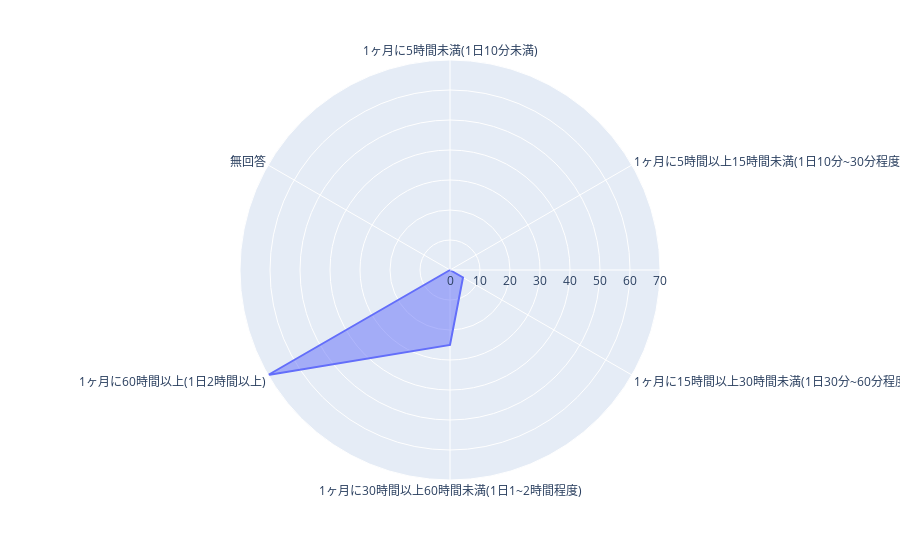

The cell this chart's notebook holds for it:
### Code cell
fig=px.line_polar(df_graph,r='value',theta='label',line_close=True)  #グラフの定義
fig.update_traces(fill='toself')  #レイアウトの定義
fig.show()  #グラフ描画

### Figure 1 — Plotly figure (JSON) as saved in the notebook; plotly's stock layout.template omitted (floating-point values rounded to 4 significant figures)
{"data": [{"fill": "toself", "hovertemplate": "value=%{r}<br>label=%{theta}<extra></extra>", "legendgroup": "", "line": {"color": "#636efa", "dash": "solid"}, "marker": {"symbol": "circle"}, "mode": "lines", "name": "", "r": [0, 0, 5, 25, 70, 0, 0], "showlegend": false, "subplot": "polar", "theta": ["1ヶ月に5時間未満(1日10分未満)", "1ヶ月に5時間以上15時間未満(1日10分~30分程度)", "1ヶ月に15時間以上30時間未満(1日30分~60分程度)", "1ヶ月に30時間以上60時間未満(1日1~2時間程度)", "1ヶ月に60時間以上(1日2時間以上)", "無回答", "1ヶ月に5時間未満(1日10分未満)"], "type": "scatterpolar"}], "layout": {"legend": {"tracegroupgap": 0}, "margin": {"t": 60}, "polar": {"angularaxis": {"direction": "clockwise", "rotation": 90}, "domain": {"x": [0, 1], "y": [0, 1]}}}}
